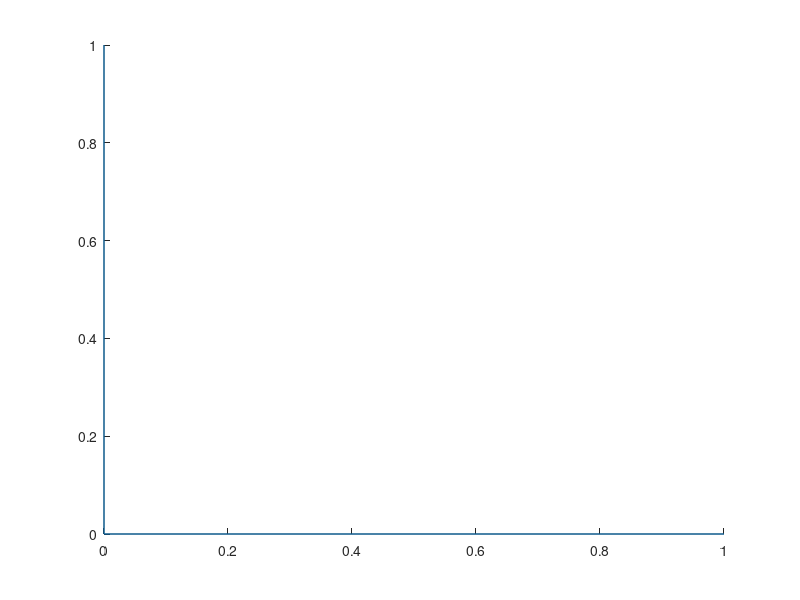

The MATLAB source for this figure:
function [] = plotAxes()
    
    hold
    xL = xlim;
    yL = ylim;
    line([0 0], yL);  %x-axis
    line(xL, [0 0]);  %y-axis
    hold
    
    
end
